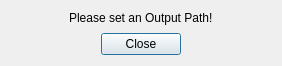
<?xml version="1.0" encoding="UTF-8"?>
<ui version="4.0">
 <class>setOutputPathDialog</class>
 <widget class="QDialog" name="setOutputPathDialog">
  <property name="geometry">
   <rect>
    <x>0</x>
    <y>0</y>
    <width>282</width>
    <height>66</height>
   </rect>
  </property>
  <property name="minimumSize">
   <size>
    <width>282</width>
    <height>66</height>
   </size>
  </property>
  <property name="maximumSize">
   <size>
    <width>282</width>
    <height>66</height>
   </size>
  </property>
  <property name="windowTitle">
   <string>Set Output Path</string>
  </property>
  <layout class="QGridLayout" name="gridLayout">
   <item row="0" column="0" alignment="Qt::AlignHCenter|Qt::AlignTop">
    <widget class="QLabel" name="label">
     <property name="text">
      <string>Please set an Output Path!</string>
     </property>
    </widget>
   </item>
   <item row="2" column="0" alignment="Qt::AlignHCenter">
    <widget class="QDialogButtonBox" name="buttonBox">
     <property name="layoutDirection">
      <enum>Qt::RightToLeft</enum>
     </property>
     <property name="orientation">
      <enum>Qt::Horizontal</enum>
     </property>
     <property name="standardButtons">
      <set>QDialogButtonBox::Close</set>
     </property>
     <property name="centerButtons">
      <bool>true</bool>
     </property>
    </widget>
   </item>
  </layout>
 </widget>
 <resources/>
 <connections>
  <connection>
   <sender>buttonBox</sender>
   <signal>accepted()</signal>
   <receiver>setOutputPathDialog</receiver>
   <slot>accept()</slot>
   <hints>
    <hint type="sourcelabel">
     <x>248</x>
     <y>254</y>
    </hint>
    <hint type="destinationlabel">
     <x>157</x>
     <y>274</y>
    </hint>
   </hints>
  </connection>
  <connection>
   <sender>buttonBox</sender>
   <signal>rejected()</signal>
   <receiver>setOutputPathDialog</receiver>
   <slot>reject()</slot>
   <hints>
    <hint type="sourcelabel">
     <x>316</x>
     <y>260</y>
    </hint>
    <hint type="destinationlabel">
     <x>286</x>
     <y>274</y>
    </hint>
   </hints>
  </connection>
 </connections>
</ui>
